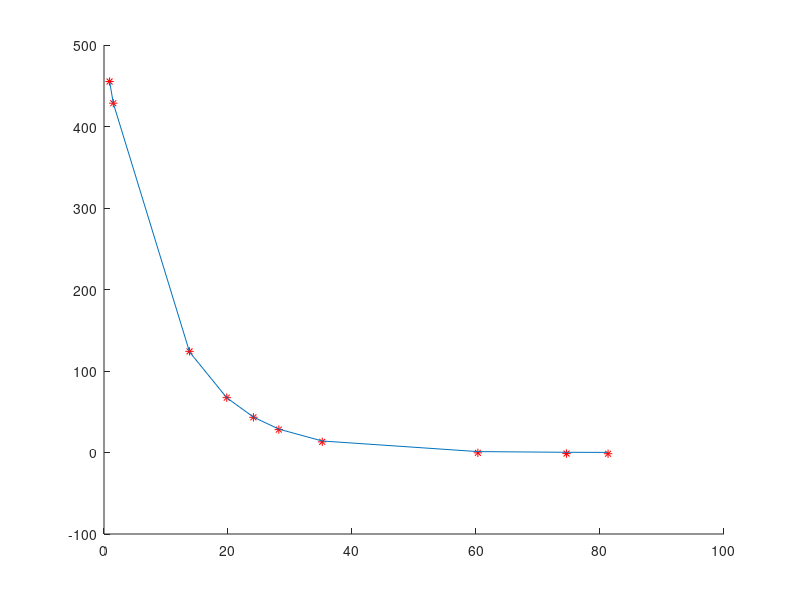

Write the MATLAB code that produced this figure.
function test
clc;clear all;close all

xdata = ...
 [0.9 1.5 13.8 19.8 24.1 28.2 35.2 60.3 74.6 81.3];
ydata = ...
 [455.2 428.6 124.1 67.3 43.2 28.1 13.1 -0.4 -1.3 -1.5];
x0 = [100; -1] % Starting guess
[x,resnorm] = lsqcurvefit(@myfun,x0,xdata,ydata)

F = x(1)*exp(x(2)*xdata);
figure(1);hold on
plot(xdata,ydata,'*r');
plot(xdata,F);
end

function F = myfun(x,xdata)
F = x(1)*exp(x(2)*xdata);
end